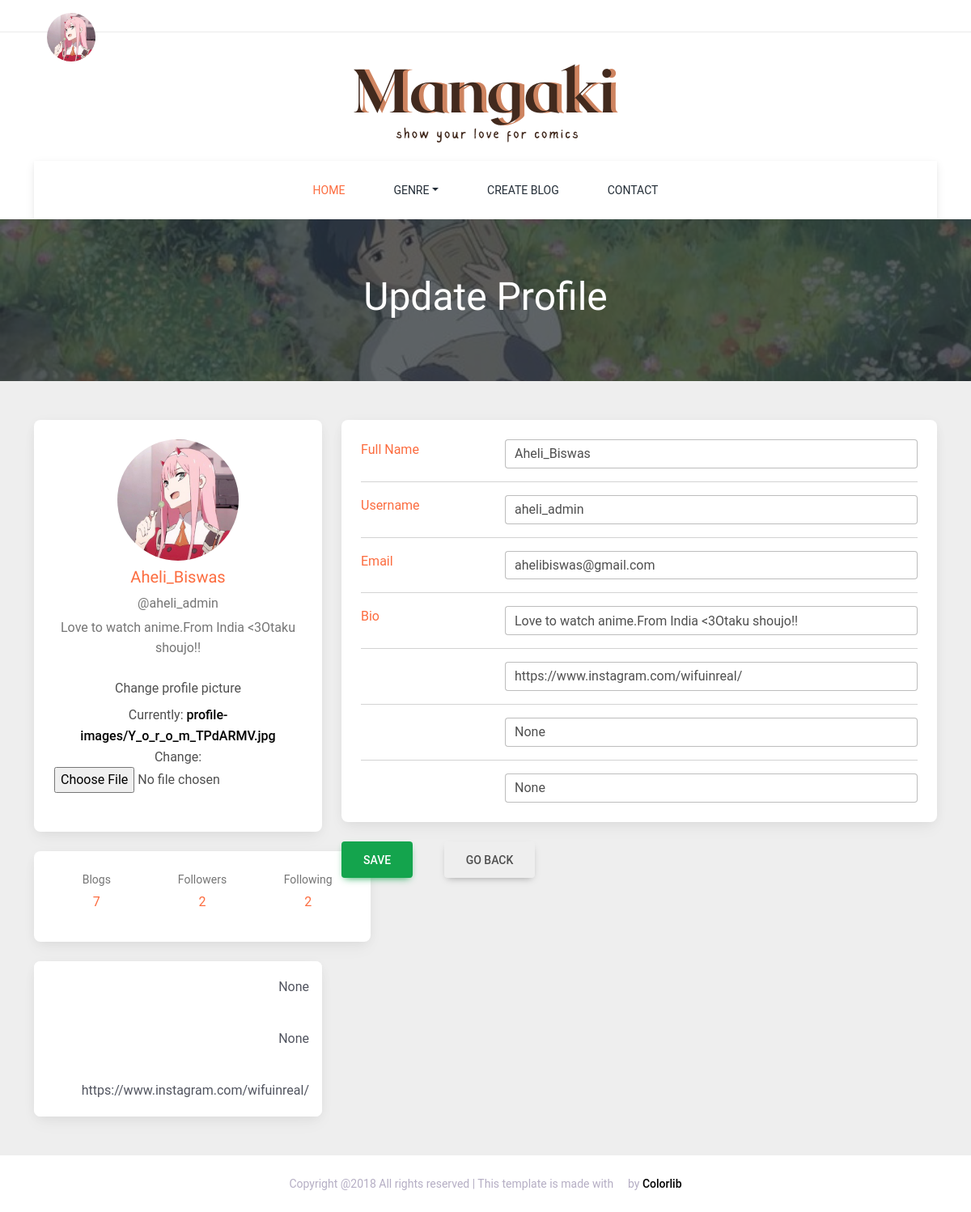
The page /user/user-profile/update-profile/ (signed in) on the database its author committed.
### user/models.py (models this page shows)
class Profile(models.Model):
    user = models.OneToOneField(User,on_delete=models.CASCADE,null=True)
    username = models.CharField(max_length=100,blank=True,null=True)
    name = models.CharField(max_length=350,blank=True)
    bio = models.TextField(max_length=1000,blank=True)
    email = models.CharField(max_length=200,blank=False,null=False)
    profile_image = models.ImageField(default='avator.png',upload_to='profile-images/')
    following = models.ManyToManyField(User,related_name='following',blank=True)
    social_instagram = models.CharField(max_length=200,blank=True,null=True)
    social_twitter = models.CharField(max_length=200,blank=True,null=True)
    social_youtube = models.CharField(max_length=200,blank=True,null=True)
    is_verified = models.BooleanField(default=False)
    created = models.DateTimeField(auto_now_add=True)
    id = models.UUIDField(default=uuid.uuid4,unique=True,editable=False,primary_key=True)
    def __str__(self):
        return str(self.user)

### user/views.py (the view, shortened to what this page needs)
# urls.py: path('user-profile/update-profile/',views.updateUserProfile,name='update-profile'),
@login_required(login_url='login')
def updateUserProfile(request):
    userprofile = request.user.profile
    user = User.objects.get(username=userprofile)
    userblogs = user.blog_set.all().order_by('-created')
    followers = len(Profile.objects.filter(following = userprofile.user.id))
    form = UpdateProfileForm(instance=request.user.profile)
    context = {'form':form,'userprofile':userprofile,'userblogs':userblogs,'followers':followers}
    return render(request,'user/update-user-profile.html',context)

### user/forms.py
class UpdateProfileForm(ModelForm):
    class Meta:
        model = Profile
        fields = [
            'username',
            'name',
            'bio',
            'email',
            'profile_image',
            'social_instagram',
            'social_twitter',
            'social_youtube',
        ]

### user/templates/user/update-user-profile.html (shortened to what this page needs)
{% extends 'main.html' %}
{% block content %}
      <div class="breadcumb-area" style="background-image: url(/static/img/bg-img/user_profile.jpeg);">
        <div class="container h-100">
            <div class="row h-100 align-items-center">
                <div class="col-12">
                    <div class="bradcumb-title text-center">
                        <h2>Update Profile</h2>
                    </div>
                </div>
            </div>
        </div>
    </div>
    <section style="background-color: #eee;">
        <div class="container py-5">
          <div class="row">
            <div class="col-lg-4">
              <div class="card mb-4">
                <div class="card-body text-center">
                  <img src="{{userprofile.profile_image.url}}" alt="avatar"
                    class="rounded-circle img-fluid" style="width: 150px;">
                  <h5 class="my-2 text-color">{{userprofile.name}}</h5>
                  <p class="text-muted mb-1">@{{userprofile.username}}</p>
                  <p class="text-muted mb-4">{{userprofile.bio}}</p>
                  <div class="d-flex justify-content-center mb-2">
										<div class="form-group">
											<label class="label">Change profile picture</label>
                      <form action="{% url 'update-profile' %}" method="POST" enctype="multipart/form-data">
                        {{form.profile_image}}
										</div>
                  </div>
                </div>
              </div>
              <div class="card mb-4" style="width: 26rem; height: 7rem;">
                <div class="card-body text-center">
                  <div class="row">
                      <div class="col-md-4">
                        <p class="small text-muted mb-1">Blogs</p>
                        <p class="mb-0 text-color">{{userblogs.count}}</p>
                      </div>
                      <div class="col-md-4">
                        <p class="small text-muted mb-1 text-color">Followers</p>
                        <p class="mb-0 text-color">{{followers}}</p>
                      </div>
                      <div class="col-md-4">
                        <p class="small text-muted mb-1">Following</p>
                        <p class="mb-0 text-color">{{userprofile.following.all.count}}</p>
                      </div>
                  </div>
                </div>
              </div>
              <div class="card mb-4 mb-lg-0">
                <div class="card-body p-0">
                  <ul class="list-group list-group-flush rounded-3">
                    <li class="list-group-item d-flex justify-content-between align-items-center p-3">
                      <i class="fa fa-youtube fa-2x" aria-hidden="true"  style="color:#FC6C3F"></i>
                      <p class="mb-0">{{userprofile.social_youtube}}</p>
                    </li>
                    <li class="list-group-item d-flex justify-content-between align-items-center p-3">
                      <i class="fa fa-twitter fa-2x" aria-hidden="true"  style="color:#FC6C3F"></i>
                      <p class="mb-0">{{userprofile.social_twitter}}</p>
                    </li>
                    <li class="list-group-item d-flex justify-content-between align-items-center p-3">
                      <i class="fa fa-instagram fa-2x" aria-hidden="true"  style="color:#FC6C3F"></i>
                      <p class="mb-0">{{userprofile.social_instagram}}</p>
                    </li>
                  </ul>
                </div>
              </div>
            </div>
            <div class="col-lg-8">
              <div class="card mb-4">
                <div class="card-body">
                    <div class="row">
                      <div class="col-sm-3">
                        <label class="mb-0 text-color" for="name">Full Name</label>
                      </div>
                      <div class="col-sm-9">
                        <div class="form-outline">
                          <input type="text" class="form-control" name="name" value="{{userprofile.name}}" />
                        </div>
                      </div>
                    </div>
                    <hr>
                    <div class="row">
                      <div class="col-sm-3">
                        <label class="mb-0 text-color" for="username">Username</label>
                      </div>
                      <div class="col-sm-9">
                        <div class="form-outline">
                          <input type="text" class="form-control" name="username" value="{{userprofile.username}}" />
                        </div>
                      </div>
                    </div>
                    <hr>
                    <div class="row">
                      <div class="col-sm-3">
                        <plabel class="mb-0 text-color" for="email">Email</plabel>
                      </div>
                      <div class="col-sm-9">
                        <div class="form-outline">
                          <input type="text" id="form12" class="form-control" name="email" value="{{userprofile.email}}" />
                        </div>
                      </div>
                    </div>
                    <hr>
                    <div class="row">
                      <div class="col-sm-3">
                        <label class="mb-0 text-color" for="bio">Bio</label>
                      </div>
                      <div class="col-sm-9">
                        <div class="form-outline">
                          <input type="text" class="form-control" name="bio" value="{{userprofile.bio}}"/>
                        </div>
                      </div>
                    </div>
                    <hr>
                    <div class="row">
                      <div class="col-sm-3">
                        <i class="fa fa-instagram fa-2x" aria-hidden="true"  style="color:#FC6C3F"></i>
                      </div>
                      <div class="col-sm-9">
                        <div class="form-outline">
                          <input type="text" class="form-control" name="social_instagram" value="{{userprofile.social_instagram}}" />
                        </div>
                      </div>
                    </div>
                    <hr>
                    <div class="row">
                      <div class="col-sm-3">
                        <i class="fa fa-twitter fa-2x" aria-hidden="true"  style="color: #FC6C3F"></i>
                      </div>
                      <div class="col-sm-9">
                        <div class="form-outline">
                          <input type="text" class="form-control" name="social_twitter" value="{{userprofile.social_twitter}}"/>
                        </div>
                      </div>
                    </div>
                    <hr>
                    <div class="row">
                      <div class="col-sm-3">
                        <i class="fa fa-youtube fa-2x" aria-hidden="true"  style="color: #FC6C3F"></i>
                      </div>
                      <div class="col-sm-9">
                        <div class="form-outline">
                          <input type="text" class="form-control" name="social_youtube" value="{{userprofile.social_youtube}}"/>
                        </div>
                      </div>
                    </div>
                </div>
              </div>
              <div class="row">
                <div class="col-md-2">
                  <button type="submit" class="btn btn-success btn-lg">Save</button>
                </div>
                <div class="col-md-2">
                  <a href="{% url 'user-profile' %}">
                  <button type="button" class="btn btn-gray btn-lg">Go Back</button>
                </a>
                </div>
              </div>
            </div>
          </div>
        </div>
      </section>
{% endblock %}

### templates/navbar.html (shortened to what this page needs)
  {% load static %}
    <div class="top_header_area">
      <div class="container mb-6">
          <div class="row">
              <div class="col-5 col-sm-6">
                  {% if request.user.is_authenticated %}
                  <div class="dropdown p-3">
                    <a
                      class="dropdown-toggle d-flex align-items-center hidden-arrow"
                      href="#"
                      id="navbarDropdownMenuAvatar"
                      role="button"
                      data-mdb-toggle="dropdown"
                      aria-expanded="false"
                    >
                      <img
                        src="{{request.user.profile.profile_image.url}}"
                        class="rounded-circle"
                        height="60"
                        alt="Black and White Portrait of a Man"
                        loading="lazy"
                      />
                    </a>
                  </div>
                    {% endif %}
              </div>
              <div class="col-7 col-sm-6">
                  <div class="signup-search-area d-flex align-items-center justify-content-end">
                      <div class="search_button">
                          <a class="searchBtn" href=""></a>
                      </div>
                  </div>
              </div>
          </div>
      </div>
  </div>
      <header class="header_area">
        <div class="container">
            <div class="row">
                <div class="col-12">
                    <div class="logo_area text-center">
                        <a href="{% url 'home' %}" class="yummy-logo"><img src="/static/images/logo.png" alt="" class="img-fluid"></a>
                    </div>
                </div>
            </div>
            <div class="row">
                <div class="col-12">
                    <nav class="navbar navbar-expand-lg">
                        <div class="collapse navbar-collapse justify-content-center" id="yummyfood-nav">
                            <ul class="navbar-nav" id="yummy-nav">
                                <li class="nav-item active">
                                    <a class="nav-link" href="{% url 'home' %}">Home <span class="sr-only">(current)</span></a>
                                </li>
                                <li class="nav-item dropdown">
                                    <a class="nav-link dropdown-toggle" href="#" id="yummyDropdown" role="button" data-toggle="dropdown" aria-haspopup="true" aria-expanded="false">Genre</a>
                                </li>
                                <li class="nav-item">
                                    <a class="nav-link" href="{% url 'create-blog' %}">Create Blog</a>
                                </li>
                                <li class="nav-item">
                                    <a class="nav-link" href="{% url 'contact' %}">Contact</a>
                                </li>
                            </ul>
                        </div>
                    </nav>
                </div>
            </div>
        </div>
    </header>

### static/style.css (style rules this page uses)
* { margin: 0; padding: 0; }
body { font-family: 'Poppins', sans-serif; position: relative; z-index: auto; }
h1, h2, h3, h4, h5, h6 { font-family: 'Quicksand', sans-serif; font-weight: 700; color: #232d37; line-height: 1.25; }
p { color: #51545f; font-size: 16px; }
img { max-width: 100%; }
ul, ol { margin: 0; padding: 0; }
a, a:hover, a:focus, a:active { text-decoration: none; -webkit-transition-duration: 500ms; transition-duration: 500ms; font-weight: 500; outline: none; }
li { list-style: none; }
.top_header_area { width: 100%; height: 40px; border-bottom: 1px solid #ebebeb; }
.top_header_area .signup-search-area { height: 40px; position: relative; z-index: 3; }
.top_header_area .signup-search-area a { font-size: 13px; color: #222; }
.top_header_area .signup-search-area .search_button { margin-left: 54px; }
.logo_area .yummy-logo { font-family: 'Shadows Into Light Two', cursive; font-size: 60px; margin-bottom: 0; padding: 35px 0 20px 0; display: inline-block; color: #232d37; }
.navbar.navbar-expand-lg { padding: 0; }
.navbar.navbar-expand-lg .navbar-nav .nav-link { padding: 25px 30px; color: #232d37; text-transform: uppercase; font-size: 14px; }
.navbar.navbar-expand-lg .navbar-nav .nav-link:hover, .navbar.navbar-expand-lg .navbar-nav .active .nav-link { color: #fc6c3f; }
.breadcumb-area { width: 100%; height: 200px; background-position: center center; background-size: cover; position: relative; z-index: 1; }
.breadcumb-area:after { width: 100%; height: 100%; position: absolute; content: ''; top: 0; left: 0; background-color: rgba(35, 45, 55, 0.7); z-index: -1; }
.breadcumb-area .bradcumb-title h2 { font-size: 48px; color: #fff; }

### templates/main.html (style rules this page uses)
a { transition: all 0.3s ease-in-out; color: #000; }
a:link, a:visited { text-decoration: none; }
.text-color { color: rgb(252,108,63); }

### rows shown on the page
Profile: profile_image (picture), name "Aheli_Biswas", username "aheli_admin", bio "Love to watch anime.From India <3Otaku shoujo!!", following.all.count "2", social_youtube "None", social_twitter "None", social_instagram "https://www.instagram.com/wifuinreal/", email "ahelibiswas@gmail.com"

### other values the page prints
{{ userblogs.count }} "7"
{{ followers }} "2"
